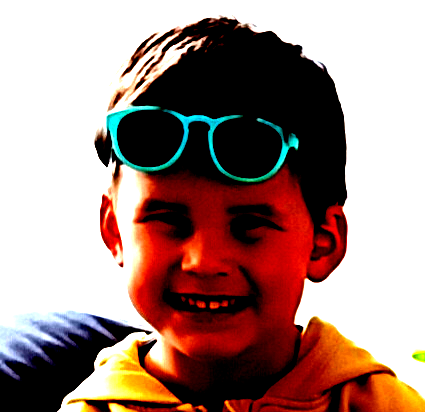
#> input picture src/img1_contrast.png, 425 x 412 px
$ python -i pixelize.py   (imports and definitions only)
#> lines starting #> are read from the running program, lines starting #| are printed output that depends on the picture
#!/usr/local/bin/python3
from PIL import Image, ImageOps, ImageEnhance, ImageFilter, ImageDraw
import argparse
import csv
import pathlib
import pixelize


# [141 lines left out: functions image_size, pixelize, posterize, quantize, change_contrast, find_edges and 3 more, not called in this run]


# [37 lines not run here, left out]

>>> result = pixelize('img1_contrast.png', 'out.png')
#> in pixelize, img is the input picture: PIL image 425x412 RGB; mean R, G, B 164.1, 134.8, 128.4
#> in pixelize, `imgSmall = img.resize((resolution[0], resolution[1]))`:
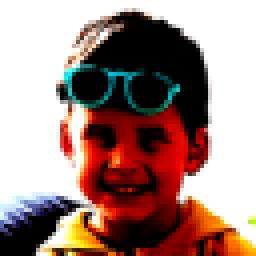
#> imgSmall: PIL image 64x64 RGB (shown 4 times larger); mean R, G, B 164, 134.9, 128.5
#> in pixelize, `result = imgSmall.resize(img.size, Image.NEAREST)`:
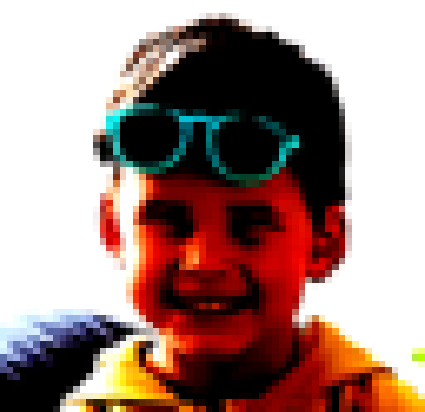
#> result: PIL image 425x412 RGB; mean R, G, B 163.9, 134.9, 128.5
